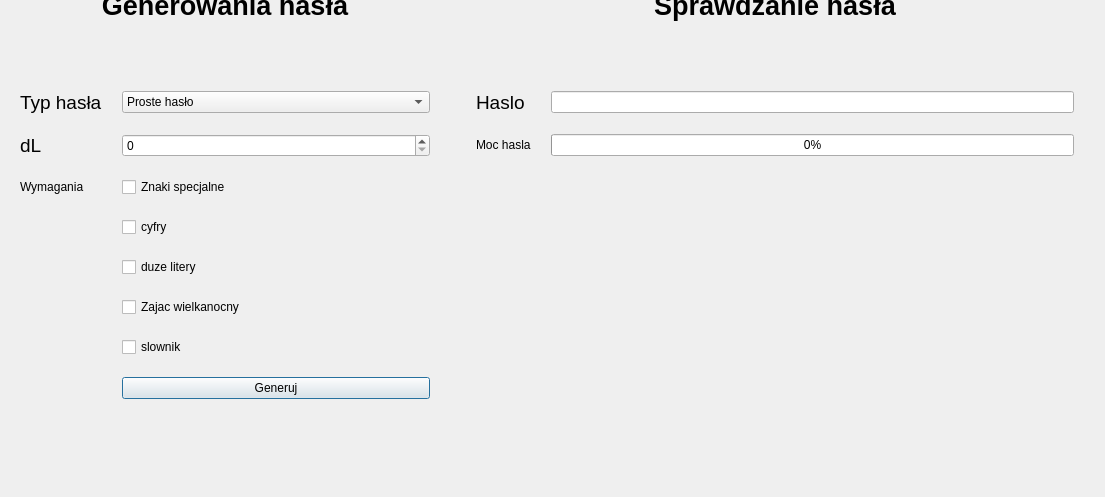
<?xml version="1.0" encoding="UTF-8"?>
<ui version="4.0">
 <class>Dialog</class>
 <widget class="QDialog" name="Dialog">
  <property name="geometry">
   <rect>
    <x>0</x>
    <y>0</y>
    <width>1105</width>
    <height>497</height>
   </rect>
  </property>
  <property name="windowTitle">
   <string>Dialog</string>
  </property>
  <widget class="QWidget" name="gridLayoutWidget">
   <property name="geometry">
    <rect>
     <x>0</x>
     <y>-10</y>
     <width>1094</width>
     <height>509</height>
    </rect>
   </property>
   <layout class="QGridLayout" name="gridLayout">
    <item row="1" column="1">
     <layout class="QFormLayout" name="formLayout_2">
      <property name="horizontalSpacing">
       <number>20</number>
      </property>
      <property name="verticalSpacing">
       <number>20</number>
      </property>
      <property name="leftMargin">
       <number>20</number>
      </property>
      <property name="rightMargin">
       <number>20</number>
      </property>
      <item row="0" column="0">
       <widget class="QLabel" name="label_3">
        <property name="font">
         <font>
          <pointsize>14</pointsize>
         </font>
        </property>
        <property name="text">
         <string>Haslo</string>
        </property>
       </widget>
      </item>
      <item row="0" column="1">
       <widget class="QLineEdit" name="password">
        <property name="echoMode">
         <enum>QLineEdit::Password</enum>
        </property>
       </widget>
      </item>
      <item row="1" column="0">
       <widget class="QLabel" name="label_7">
        <property name="text">
         <string>Moc hasla</string>
        </property>
       </widget>
      </item>
      <item row="1" column="1">
       <widget class="QProgressBar" name="passwordpower">
        <property name="value">
         <number>0</number>
        </property>
       </widget>
      </item>
     </layout>
    </item>
    <item row="0" column="1">
     <widget class="QLabel" name="label_2">
      <property name="minimumSize">
       <size>
        <width>450</width>
        <height>80</height>
       </size>
      </property>
      <property name="maximumSize">
       <size>
        <width>16777215</width>
        <height>100</height>
       </size>
      </property>
      <property name="font">
       <font>
        <pointsize>20</pointsize>
        <weight>75</weight>
        <bold>true</bold>
       </font>
      </property>
      <property name="text">
       <string>Sprawdzanie hasła</string>
      </property>
      <property name="alignment">
       <set>Qt::AlignHCenter|Qt::AlignTop</set>
      </property>
     </widget>
    </item>
    <item row="0" column="0">
     <widget class="QLabel" name="label">
      <property name="minimumSize">
       <size>
        <width>450</width>
        <height>80</height>
       </size>
      </property>
      <property name="maximumSize">
       <size>
        <width>16777215</width>
        <height>100</height>
       </size>
      </property>
      <property name="font">
       <font>
        <pointsize>20</pointsize>
        <weight>75</weight>
        <bold>true</bold>
       </font>
      </property>
      <property name="text">
       <string>Generowania hasła</string>
      </property>
      <property name="alignment">
       <set>Qt::AlignHCenter|Qt::AlignTop</set>
      </property>
     </widget>
    </item>
    <item row="3" column="1">
     <layout class="QGridLayout" name="gridLayout_4"/>
    </item>
    <item row="1" column="0">
     <layout class="QFormLayout" name="formLayout">
      <property name="horizontalSpacing">
       <number>20</number>
      </property>
      <property name="verticalSpacing">
       <number>20</number>
      </property>
      <property name="leftMargin">
       <number>20</number>
      </property>
      <property name="rightMargin">
       <number>20</number>
      </property>
      <item row="1" column="0">
       <layout class="QFormLayout" name="formLayout_3">
        <item row="0" column="0">
         <widget class="QLabel" name="label_4">
          <property name="font">
           <font>
            <pointsize>14</pointsize>
           </font>
          </property>
          <property name="text">
           <string>Typ hasła</string>
          </property>
         </widget>
        </item>
       </layout>
      </item>
      <item row="1" column="1">
       <widget class="QComboBox" name="passwordtype">
        <item>
         <property name="text">
          <string>Proste hasło</string>
         </property>
        </item>
        <item>
         <property name="text">
          <string>pin</string>
         </property>
        </item>
       </widget>
      </item>
      <item row="2" column="0">
       <widget class="QLabel" name="label_5">
        <property name="font">
         <font>
          <pointsize>14</pointsize>
         </font>
        </property>
        <property name="text">
         <string>dL</string>
        </property>
       </widget>
      </item>
      <item row="3" column="0">
       <widget class="QLabel" name="label_6">
        <property name="text">
         <string>Wymagania</string>
        </property>
       </widget>
      </item>
      <item row="2" column="1">
       <widget class="QSpinBox" name="length"/>
      </item>
      <item row="3" column="1">
       <widget class="QCheckBox" name="specialchar">
        <property name="text">
         <string>Znaki specjalne</string>
        </property>
       </widget>
      </item>
      <item row="4" column="1">
       <widget class="QCheckBox" name="numbers">
        <property name="text">
         <string>cyfry</string>
        </property>
       </widget>
      </item>
      <item row="5" column="1">
       <widget class="QCheckBox" name="capital">
        <property name="text">
         <string>duze litery</string>
        </property>
       </widget>
      </item>
      <item row="6" column="1">
       <widget class="QCheckBox" name="easter">
        <property name="text">
         <string>Zajac wielkanocny</string>
        </property>
       </widget>
      </item>
      <item row="7" column="1">
       <widget class="QCheckBox" name="word">
        <property name="text">
         <string>slownik</string>
        </property>
       </widget>
      </item>
      <item row="8" column="1">
       <widget class="QPushButton" name="generate">
        <property name="text">
         <string>Generuj</string>
        </property>
       </widget>
      </item>
     </layout>
    </item>
    <item row="2" column="1">
     <widget class="QLabel" name="image">
      <property name="text">
       <string/>
      </property>
     </widget>
    </item>
    <item row="2" column="0">
     <widget class="QLabel" name="generatedpassword">
      <property name="text">
       <string/>
      </property>
      <property name="scaledContents">
       <bool>true</bool>
      </property>
      <property name="wordWrap">
       <bool>true</bool>
      </property>
      <property name="margin">
       <number>20</number>
      </property>
     </widget>
    </item>
   </layout>
  </widget>
 </widget>
 <resources/>
 <connections/>
</ui>
